Frame 1 (no input): blank canvas, image omitted
Frame 60 (no input): blank canvas, image omitted
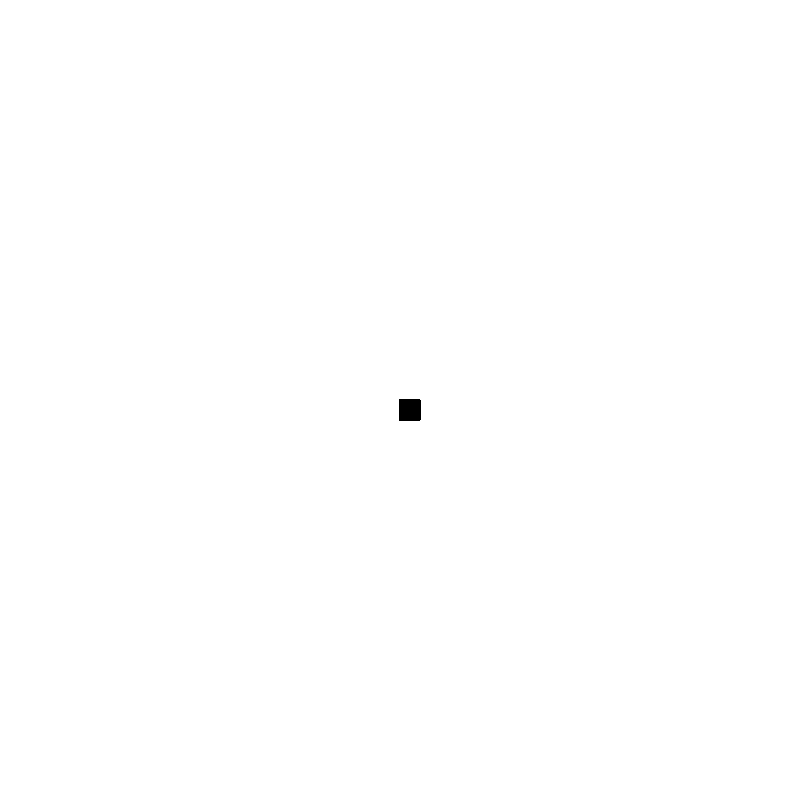
Frame 120 (the mouse pressed at the canvas centre since frame 60)

The p5.js sketch whose frames 1 and 60 were blank and that drew this single picture after the mouse press (run headless with seeded random() and noise() and a simulated clock; from frame 60 on, the mouse is pressed at the canvas centre):

// p5.js sketch
// ── sketch.js
function setup() {
    createCanvas(800, 800);
    background("white");
  }
  
  function draw() {
     stroke("black");
      fill("black");
       if(mouseIsPressed){
        rect(mouseX,mouseY,20,20); 
      
    }
    
    
    
  }
